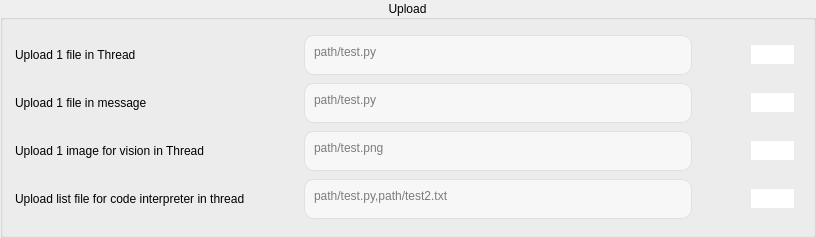
             <widget class="QGroupBox" name="groupBox_2">
              <property name="title">
               <string>Upload</string>
              </property>
              <property name="alignment">
               <set>Qt::AlignCenter</set>
              </property>
              <layout class="QGridLayout" name="gridLayout_14">
               <item row="0" column="0">
                <layout class="QGridLayout" name="gridLayout_13">
                 <property name="leftMargin">
                  <number>1</number>
                 </property>
                 <property name="topMargin">
                  <number>4</number>
                 </property>
                 <property name="rightMargin">
                  <number>8</number>
                 </property>
                 <property name="bottomMargin">
                  <number>5</number>
                 </property>
                 <property name="horizontalSpacing">
                  <number>59</number>
                 </property>
                 <property name="verticalSpacing">
                  <number>8</number>
                 </property>
                 <item row="3" column="1">
                  <widget class="QTextEdit" name="Uploadlistfileforcodeinterpreterinthread">
                   <property name="sizePolicy">
                    <sizepolicy hsizetype="Fixed" vsizetype="Fixed">
                     <horstretch>0</horstretch>
                     <verstretch>0</verstretch>
                    </sizepolicy>
                   </property>
                   <property name="minimumSize">
                    <size>
                     <width>388</width>
                     <height>40</height>
                    </size>
                   </property>
                   <property name="maximumSize">
                    <size>
                     <width>388</width>
                     <height>40</height>
                    </size>
                   </property>
                   <property name="styleSheet">
                    <string notr="true">            QTextEdit {
                border: 1px solid #E0E0E0;
                padding: 5px;
                border-radius: 10px;
                background-color: #F7F7F7;
                color: black;  /* Cor do texto alterada para preto */
            }</string>
                   </property>
                   <property name="placeholderText">
                    <string>path/test.py,path/test2.txt</string>
                   </property>
                  </widget>
                 </item>
                 <item row="1" column="0">
                  <widget class="QLabel" name="label_12">
                   <property name="sizePolicy">
                    <sizepolicy hsizetype="Fixed" vsizetype="Preferred">
                     <horstretch>0</horstretch>
                     <verstretch>0</verstretch>
                    </sizepolicy>
                   </property>
                   <property name="text">
                    <string>Upload 1 file in message</string>
                   </property>
                  </widget>
                 </item>
                 <item row="2" column="1">
                  <widget class="QTextEdit" name="Upload1imageforvisioninThread">
                   <property name="sizePolicy">
                    <sizepolicy hsizetype="Fixed" vsizetype="Fixed">
                     <horstretch>0</horstretch>
                     <verstretch>0</verstretch>
                    </sizepolicy>
                   </property>
                   <property name="minimumSize">
                    <size>
                     <width>388</width>
                     <height>40</height>
                    </size>
                   </property>
                   <property name="maximumSize">
                    <size>
                     <width>388</width>
                     <height>40</height>
                    </size>
                   </property>
                   <property name="styleSheet">
                    <string notr="true">            QTextEdit {
                border: 1px solid #E0E0E0;
                padding: 5px;
                border-radius: 10px;
                background-color: #F7F7F7;
                color: black;  /* Cor do texto alterada para preto */
            }</string>
                   </property>
                   <property name="placeholderText">
                    <string>path/test.png</string>
                   </property>
                  </widget>
                 </item>
                 <item row="3" column="2">
                  <widget class="QPushButton" name="UploadlistfileforcodeinterpreterinthreadByUser">
                   <property name="sizePolicy">
                    <sizepolicy hsizetype="Fixed" vsizetype="Fixed">
                     <horstretch>0</horstretch>
                     <verstretch>0</verstretch>
                    </sizepolicy>
                   </property>
                   <property name="styleSheet">
                    <string notr="true">            QPushButton {
                background-color: white;

                border-radius: 13px;  /* Borda arredondada (círculo) */
                color: black;  /* Cor do texto alterada para preto */
                font-size: 16px;  /* Ajuste do tamanho do ícone */
            }
</string>
                   </property>
                   <property name="text">
                    <string/>
                   </property>
                   <property name="icon">
                    <iconset resource="../Qss/icons/_icons.qrc">
                     <normaloff>:/material_design/icons/material_design/upload_file.png</normaloff>:/material_design/icons/material_design/upload_file.png</iconset>
                   </property>
                   <property name="iconSize">
                    <size>
                     <width>24</width>
                     <height>27</height>
                    </size>
                   </property>
                  </widget>
                 </item>
                 <item row="0" column="0">
                  <widget class="QLabel" name="label_11">
                   <property name="sizePolicy">
                    <sizepolicy hsizetype="Fixed" vsizetype="Preferred">
                     <horstretch>0</horstretch>
                     <verstretch>0</verstretch>
                    </sizepolicy>
                   </property>
                   <property name="text">
                    <string>Upload 1 file in Thread</string>
                   </property>
                  </widget>
                 </item>
                 <item row="2" column="0">
                  <widget class="QLabel" name="label_14">
                   <property name="sizePolicy">
                    <sizepolicy hsizetype="Fixed" vsizetype="Preferred">
                     <horstretch>0</horstretch>
                     <verstretch>0</verstretch>
                    </sizepolicy>
                   </property>
                   <property name="text">
                    <string>Upload 1 image for vision in Thread</string>
                   </property>
                  </widget>
                 </item>
                 <item row="1" column="1">
                  <widget class="QTextEdit" name="Upload1fileinmessage">
                   <property name="sizePolicy">
                    <sizepolicy hsizetype="Fixed" vsizetype="Fixed">
                     <horstretch>0</horstretch>
                     <verstretch>0</verstretch>
                    </sizepolicy>
                   </property>
                   <property name="minimumSize">
                    <size>
                     <width>388</width>
                     <height>40</height>
                    </size>
                   </property>
                   <property name="maximumSize">
                    <size>
                     <width>388</width>
                     <height>40</height>
                    </size>
                   </property>
                   <property name="styleSheet">
                    <string notr="true">            QTextEdit {
                border: 1px solid #E0E0E0;
                padding: 5px;
                border-radius: 10px;
                background-color: #F7F7F7;
                color: black;  /* Cor do texto alterada para preto */
            }</string>
                   </property>
                   <property name="placeholderText">
                    <string>path/test.py</string>
                   </property>
                  </widget>
                 </item>
                 <item row="3" column="0">
                  <widget class="QLabel" name="label_13">
                   <property name="sizePolicy">
                    <sizepolicy hsizetype="Fixed" vsizetype="Preferred">
                     <horstretch>0</horstretch>
                     <verstretch>0</verstretch>
                    </sizepolicy>
                   </property>
                   <property name="text">
                    <string>Upload list file for code interpreter in thread</string>
                   </property>
                  </widget>
                 </item>
                 <item row="0" column="1">
                  <widget class="QTextEdit" name="Upload1fileinThread">
                   <property name="sizePolicy">
                    <sizepolicy hsizetype="Fixed" vsizetype="Fixed">
                     <horstretch>0</horstretch>
                     <verstretch>0</verstretch>
                    </sizepolicy>
                   </property>
                   <property name="minimumSize">
                    <size>
                     <width>388</width>
                     <height>40</height>
                    </size>
                   </property>
                   <property name="maximumSize">
                    <size>
                     <width>388</width>
                     <height>40</height>
                    </size>
                   </property>
                   <property name="styleSheet">
                    <string notr="true">            QTextEdit {
                border: 1px solid #E0E0E0;
                padding: 5px;
                border-radius: 10px;
                background-color: #F7F7F7;
                color: black;  /* Cor do texto alterada para preto */
            }</string>
                   </property>
                   <property name="placeholderText">
                    <string>path/test.py</string>
                   </property>
                  </widget>
                 </item>
                 <item row="2" column="2">
                  <widget class="QPushButton" name="Upload1imageforvisioninThreadByUser">
                   <property name="sizePolicy">
                    <sizepolicy hsizetype="Fixed" vsizetype="Fixed">
                     <horstretch>0</horstretch>
                     <verstretch>0</verstretch>
                    </sizepolicy>
                   </property>
                   <property name="styleSheet">
                    <string notr="true">            QPushButton {
                background-color: white;

                border-radius: 13px;  /* Borda arredondada (círculo) */
                color: black;  /* Cor do texto alterada para preto */
                font-size: 16px;  /* Ajuste do tamanho do ícone */
            }
</string>
                   </property>
                   <property name="text">
                    <string/>
                   </property>
                   <property name="icon">
                    <iconset resource="../Qss/icons/_icons.qrc">
                     <normaloff>:/material_design/icons/material_design/image_search.png</normaloff>:/material_design/icons/material_design/image_search.png</iconset>
                   </property>
                   <property name="iconSize">
                    <size>
                     <width>24</width>
                     <height>27</height>
                    </size>
                   </property>
                  </widget>
                 </item>
                 <item row="1" column="2">
                  <widget class="QPushButton" name="Upload1fileinmessageByUser">
                   <property name="sizePolicy">
                    <sizepolicy hsizetype="Fixed" vsizetype="Fixed">
                     <horstretch>0</horstretch>
                     <verstretch>0</verstretch>
                    </sizepolicy>
                   </property>
                   <property name="styleSheet">
                    <string notr="true">            QPushButton {
                background-color: white;

                border-radius: 13px;  /* Borda arredondada (círculo) */
                color: black;  /* Cor do texto alterada para preto */
                font-size: 16px;  /* Ajuste do tamanho do ícone */
            }
</string>
                   </property>
                   <property name="text">
                    <string/>
                   </property>
                   <property name="icon">
                    <iconset resource="../Qss/icons/_icons.qrc">
                     <normaloff>:/material_design/icons/material_design/attach_file.png</normaloff>:/material_design/icons/material_design/attach_file.png</iconset>
                   </property>
                   <property name="iconSize">
                    <size>
                     <width>24</width>
                     <height>27</height>
                    </size>
                   </property>
                  </widget>
                 </item>
                 <item row="0" column="2">
                  <widget class="QPushButton" name="Upload1fileinThreadByUser">
                   <property name="sizePolicy">
                    <sizepolicy hsizetype="Fixed" vsizetype="Fixed">
                     <horstretch>0</horstretch>
                     <verstretch>0</verstretch>
                    </sizepolicy>
                   </property>
                   <property name="styleSheet">
                    <string notr="true">            QPushButton {
                background-color: white;

                border-radius: 13px;  /* Borda arredondada (círculo) */
                color: black;  /* Cor do texto alterada para preto */
                font-size: 16px;  /* Ajuste do tamanho do ícone */
            }
</string>
                   </property>
                   <property name="text">
                    <string/>
                   </property>
                   <property name="icon">
                    <iconset resource="../Qss/icons/_icons.qrc">
                     <normaloff>:/material_design/icons/material_design/attach_file.png</normaloff>:/material_design/icons/material_design/attach_file.png</iconset>
                   </property>
                   <property name="iconSize">
                    <size>
                     <width>24</width>
                     <height>27</height>
                    </size>
                   </property>
                  </widget>
                 </item>
                </layout>
               </item>
              </layout>
             </widget>
